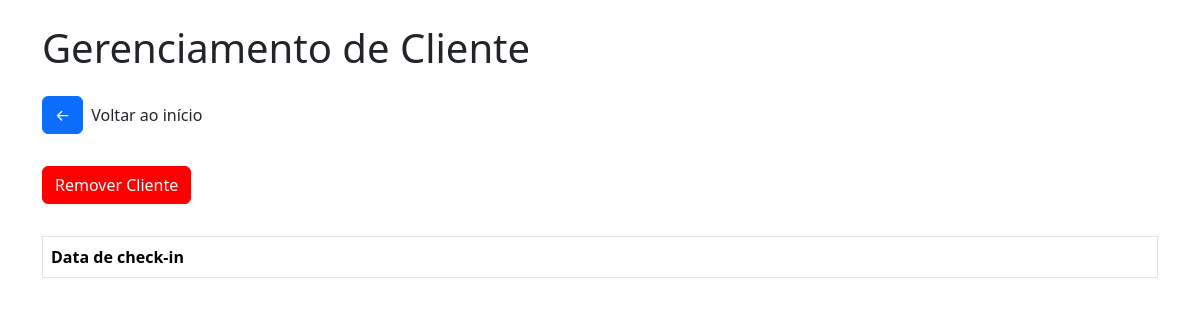
Before: /clientelimpeza/5 with the older database file.
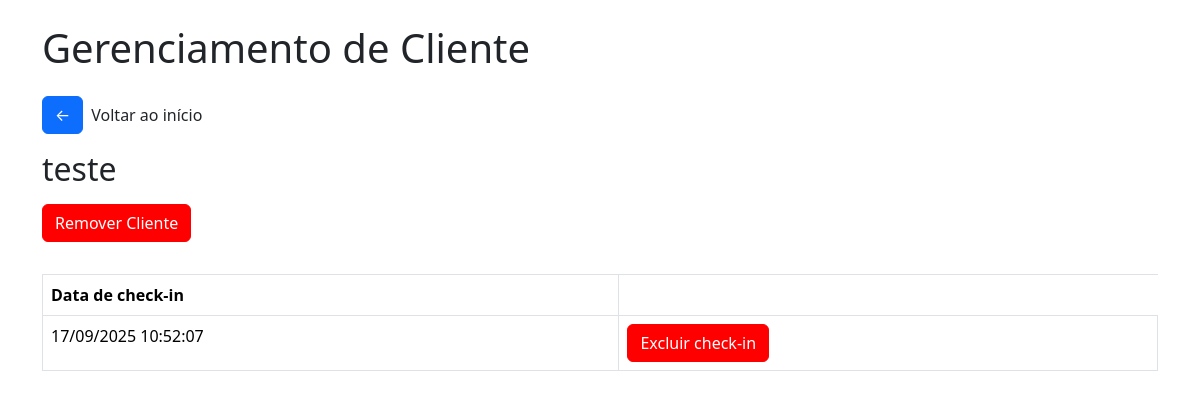
After: the same page with the newer database file.
### tables this page shows
CREATE TABLE clientes_limpeza (
        id INTEGER PRIMARY KEY AUTOINCREMENT,
        nome TEXT NOT NULL,
        status_limpeza BOOLEAN DEFAULT FALSE,
        checkins_limpeza INTEGER DEFAULT 0
    );

CREATE TABLE checkins_limpeza (
        id INTEGER PRIMARY KEY AUTOINCREMENT,
        cliente_id INTEGER,
        data TEXT,
        FOREIGN KEY(cliente_id) REFERENCES clientes(id)
    );

### app/views.py (the view)
@app.route('/clientelimpeza/<int:cliente_id>')
def cliente_limpeza(cliente_id):
    conn = get_db_connection()
    cliente = conn.execute("SELECT * FROM clientes_limpeza WHERE id = ?", (cliente_id,)).fetchone()
    checkins = conn.execute("SELECT * FROM checkins_limpeza WHERE cliente_id = ?", (cliente_id,))
    return render_template('cliente_limpeza.html', cliente=cliente, checkins=checkins)

### app/views.py (called while the page is built)
def get_db_connection():
    conn = sqlite3.connect('checkins.db')
    conn.row_factory = sqlite3.Row
    return conn

### app/templates/cliente_limpeza.html (shortened to what this page needs)
<!DOCTYPE html>
<html lang="pt-br">
<head>
    <link href="https://cdn.jsdelivr.net/npm/bootstrap@5.3.2/dist/css/bootstrap.min.css" rel="stylesheet">
    <link rel="stylesheet" href="{{url_for('static', filename='css/style.css')}}">
    <link rel="stylesheet" href="{{url_for('static', filename='css/modal.css')}}">
</head>
<body>
    <div class="container">
        <h1 class="mb-4">
            Gerenciamento de Cliente
        </h1>
        <div class="box-btn-home">
            <a href="/" class="btn btn-primary btn-home">&#x2190</a>
            <p>Voltar ao início</p>
        </div>
        <h2 class="mb-3">
            {{cliente.nome}}
        </h2>
        <button class="btn btn-primary btn-remover" id="openModal">Remover Cliente</button>
        <table class="table table-bordered table-checkin">
            <thead>
                <tr>
                <th>Data de check-in</th>
                </tr>
            </thead>
            <tbody>
                {% for checkin in checkins %}
                <tr>
                <td>{{ checkin.data }}</td>
                <td><a href="/excluircheckinlimpeza/{{checkin.id}}" class="btn btn-primary btn-remover excludecheckin">Excluir check-in</a></td>
                </tr>
                {% endfor %}
            </tbody>
        </table>
</body>
</html>

Changed rows visible on the page:
added clientes_limpeza: nome "teste"
added checkins_limpeza: data "17/09/2025 10:52:07"
